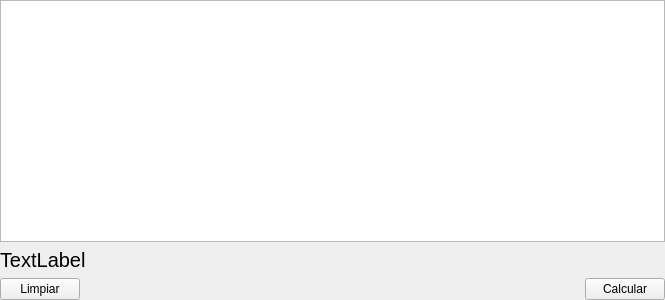
<?xml version="1.0" encoding="UTF-8"?>
<ui version="4.0">
 <class>widgetDataView</class>
 <widget class="QWidget" name="widgetDataView">
  <property name="geometry">
   <rect>
    <x>0</x>
    <y>0</y>
    <width>665</width>
    <height>300</height>
   </rect>
  </property>
  <property name="windowTitle">
   <string>Form</string>
  </property>
  <layout class="QVBoxLayout" name="verticalLayout">
   <property name="margin">
    <number>0</number>
   </property>
   <item>
    <widget class="QTableWidget" name="tblData">
     <property name="alternatingRowColors">
      <bool>false</bool>
     </property>
     <property name="textElideMode">
      <enum>Qt::ElideLeft</enum>
     </property>
    </widget>
   </item>
   <item>
    <widget class="QLabel" name="lblOut">
     <property name="font">
      <font>
       <pointsize>15</pointsize>
      </font>
     </property>
     <property name="text">
      <string>TextLabel</string>
     </property>
    </widget>
   </item>
   <item>
    <layout class="QHBoxLayout" name="horizontalLayout">
     <item>
      <widget class="QPushButton" name="btnLimpiar">
       <property name="text">
        <string>Limpiar</string>
       </property>
      </widget>
     </item>
     <item>
      <spacer name="horizontalSpacer">
       <property name="orientation">
        <enum>Qt::Horizontal</enum>
       </property>
       <property name="sizeHint" stdset="0">
        <size>
         <width>40</width>
         <height>20</height>
        </size>
       </property>
      </spacer>
     </item>
     <item>
      <widget class="QPushButton" name="btnCalcular">
       <property name="text">
        <string>Calcular</string>
       </property>
      </widget>
     </item>
    </layout>
   </item>
  </layout>
 </widget>
 <resources/>
 <connections/>
</ui>
